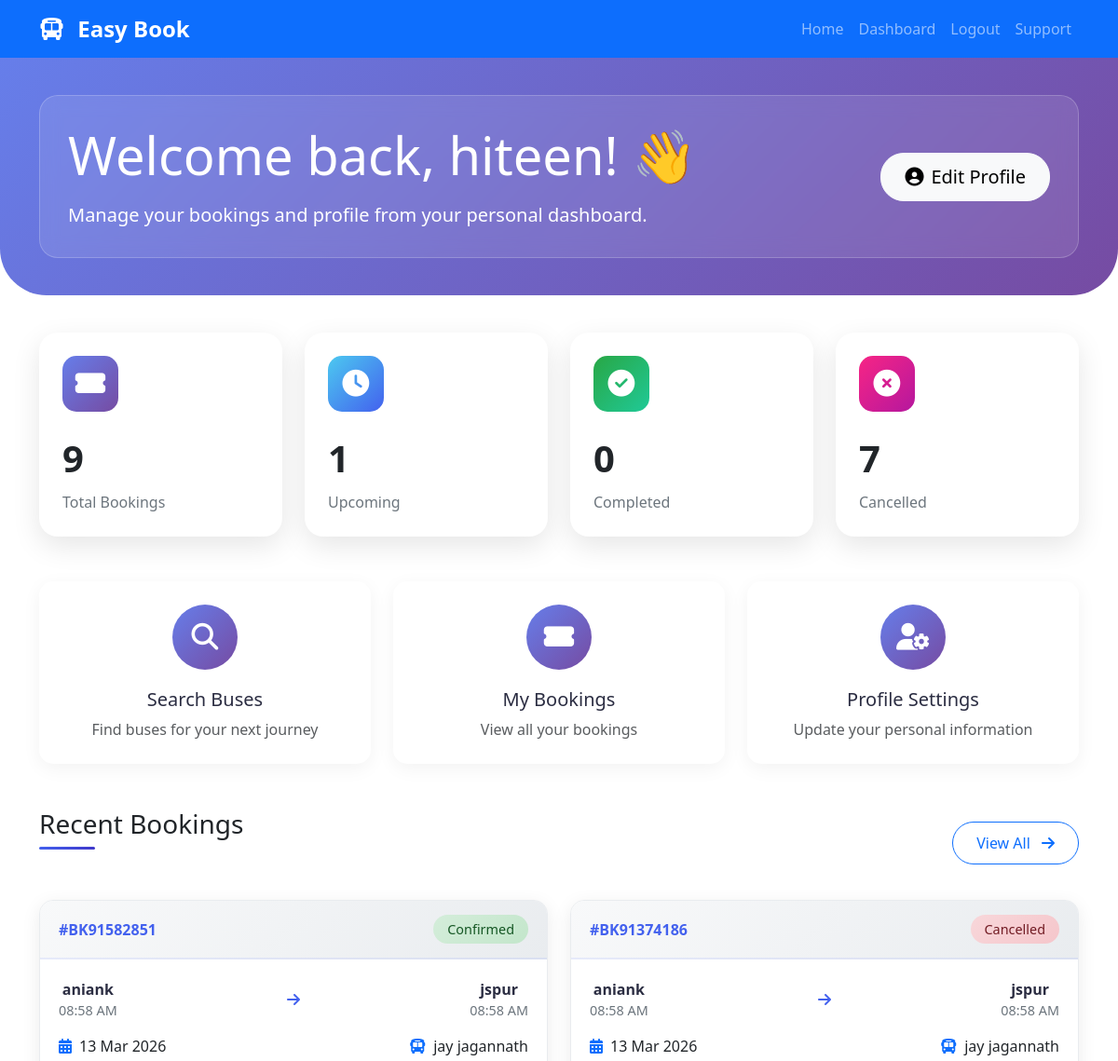
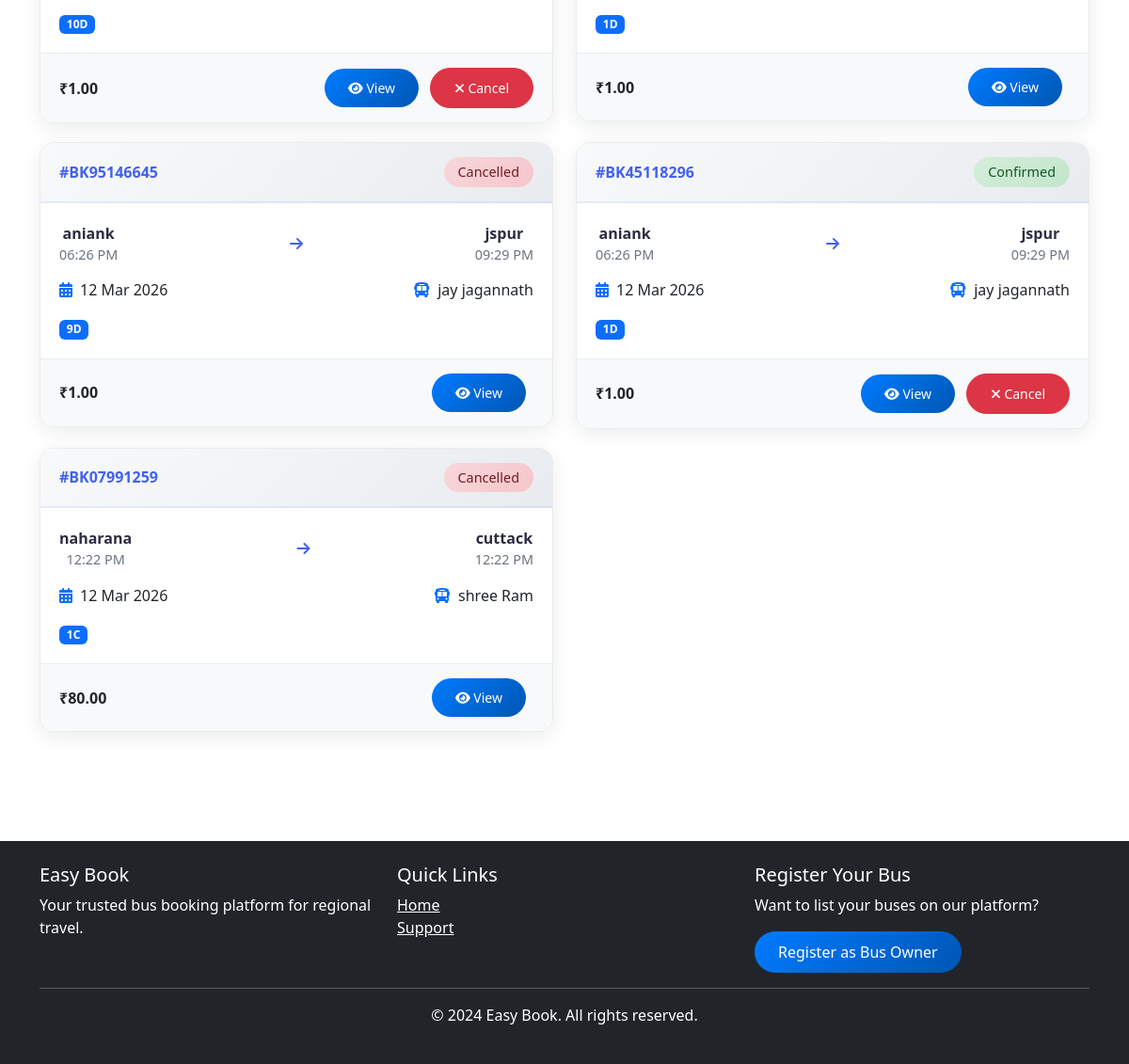
The app's page /accounts/dashboard/ (signed in) with its own data (2 pictures, top to bottom).
### easybook/apps/accounts/models.py (models this page shows, shortened)
class User(AbstractUser):
    USER_TYPES = (
        ('customer', 'Customer'),
        ('bus_owner', 'Bus Owner'),
        ('admin', 'Admin'),
    )
    user_type = models.CharField(max_length=20, choices=USER_TYPES, default='customer')
    phone = models.CharField(max_length=15, unique=True)
    email_verified = models.BooleanField(default=False)
    phone_verified = models.BooleanField(default=False)
    profile_pic = models.ImageField(upload_to='profile_pics/', null=True, blank=True)
    address = models.CharField(max_length=255, blank=True, null=True)
    city = models.CharField(max_length=100, blank=True, null=True)
    state = models.CharField(max_length=100, blank=True, null=True)
    pincode = models.CharField(max_length=10, blank=True, null=True)
    date_of_birth = models.DateField(null=True, blank=True)
    created_at = models.DateTimeField(auto_now_add=True)
    updated_at = models.DateTimeField(auto_now=True)
    groups = models.ManyToManyField(
        'auth.Group',
        verbose_name='groups',
        blank=True,
        help_text='The groups this user belongs to.',
        related_name="custom_user_set",
        related_query_name="custom_user",
    )
    user_permissions = models.ManyToManyField(
        'auth.Permission',
        verbose_name='user permissions',
        blank=True,
        help_text='Specific permissions for this user.',
        related_name="custom_user_set",
        related_query_name="custom_user",
    )

### easybook/apps/bookings/models.py (models this page shows, shortened)
class Booking(models.Model):
    BOOKING_STATUS = (
        ('pending', 'Pending'),
        ('confirmed', 'Confirmed'),
        ('cancelled', 'Cancelled'),
        ('completed', 'Completed'),
    )
    user = models.ForeignKey(User, on_delete=models.CASCADE, limit_choices_to={'user_type': 'customer'}, related_name='customer_bookings')
    route = models.ForeignKey(Route, on_delete=models.CASCADE, related_name='route_bookings')
    booking_date = models.DateTimeField(auto_now_add=True)
    journey_date = models.DateField()
    total_amount = models.DecimalField(max_digits=10, decimal_places=2)
    status = models.CharField(max_length=20, choices=BOOKING_STATUS, default='pending')
    payment_id = models.CharField(max_length=100, blank=True, null=True)
    payment_method = models.CharField(max_length=50, blank=True, null=True)
    booking_reference = models.CharField(max_length=20, unique=True)

class BookedSeat(models.Model):
    GENDER_CHOICES = (
        ('M', 'Male'),
        ('F', 'Female'),
        ('O', 'Other'),
    )
    booking = models.ForeignKey(Booking, on_delete=models.CASCADE, related_name='booked_seats')
    seat = models.ForeignKey(Seat, on_delete=models.CASCADE, related_name='seat_bookings')
    passenger_name = models.CharField(max_length=100)
    passenger_age = models.IntegerField()
    passenger_gender = models.CharField(max_length=10, choices=GENDER_CHOICES)
    passenger_adhar = models.CharField(max_length=12, blank=True, null=True)
    class Meta:
        unique_together = ['booking', 'seat']

### easybook/apps/bus_owners/models.py (models this page shows, shortened)
class Route(models.Model):
    bus = models.ForeignKey(Bus, on_delete=models.CASCADE, related_name='routes')
    source = models.CharField(max_length=100)
    destination = models.CharField(max_length=100)
    departure_time = models.DateTimeField()
    arrival_time = models.DateTimeField()
    duration = models.CharField(max_length=50, help_text="e.g., 5 hours 30 mins", blank=True)
    fare = models.DecimalField(max_digits=10, decimal_places=2)
    available_seats = models.IntegerField()
    operating_days = models.CharField(max_length=100, help_text="Mon,Tue,Wed,Thu,Fri,Sat,Sun", default="All Days")

class Bus(models.Model):
    BUS_TYPES = (
        ('ac', 'AC'),
        ('non_ac', 'Non AC'),
        ('sleeper', 'Sleeper'),
        ('seater', 'Seater'),
        ('ac_sleeper', 'AC Sleeper'),
        ('luxury', 'Luxury'),
    )
    BUS_LAYOUTS = (
        ('2x2', '2 x 2 (4 seats per row)'),
        ('2x1', '2 x 1 (3 seats per row)'),
        ('1x2', '1 x 2 (3 seats per row)'),
        ('sleeper_2x1', 'Sleeper 2 x 1'),
        ('sleeper_1x1', 'Sleeper 1 x 1'),
    )
    owner = models.ForeignKey(User, on_delete=models.CASCADE, limit_choices_to={'user_type': 'bus_owner'}, related_name='buses')
    bus_name = models.CharField(max_length=100)
    bus_type = models.CharField(max_length=20, choices=BUS_TYPES)
    bus_number = models.CharField(max_length=20, unique=True)
    total_seats = models.IntegerField()
    seat_layout = models.CharField(max_length=20, choices=BUS_LAYOUTS, default='2x2')
    amenities = models.TextField(help_text="AC, WiFi, Charging point, etc.", blank=True)
    bus_image = models.ImageField(upload_to='bus_images/', null=True, blank=True)
    is_active = models.BooleanField(default=True)
    created_at = models.DateTimeField(auto_now_add=True)
    updated_at = models.DateTimeField(auto_now=True)

class Seat(models.Model):
    SEAT_TYPES = (
        ('window', 'Window'),
        ('aisle', 'Aisle'),
        ('middle', 'Middle'),
        ('sleeper_lower', 'Sleeper Lower'),
        ('sleeper_upper', 'Sleeper Upper'),
    )
    bus = models.ForeignKey(Bus, on_delete=models.CASCADE, related_name='seats')
    seat_number = models.CharField(max_length=10)
    seat_type = models.CharField(max_length=20, choices=SEAT_TYPES, default='window')
    seat_row = models.IntegerField()
    seat_column = models.IntegerField()
    is_active = models.BooleanField(default=True)
    class Meta:
        unique_together = ['bus', 'seat_number']
        ordering = ['seat_row', 'seat_column']

### easybook/apps/accounts/views.py (the view)
# urls.py: path('dashboard/', views.dashboard, name='dashboard'),
@login_required
def dashboard(request):
    if request.user.user_type == 'bus_owner':
        return redirect('bus_owner_dashboard')
    else:
        bookings = Booking.objects.filter(user=request.user).order_by('-booking_date')
        total_bookings = bookings.count()
        upcoming_bookings = bookings.filter(
            status='confirmed',
            journey_date__gte=timezone.now().date()
        ).count()
        completed_bookings = bookings.filter(status='completed').count()
        cancelled_bookings = bookings.filter(status='cancelled').count()
        recent_bookings = bookings[:5]
        context = {
            'bookings': bookings,
            'recent_bookings': recent_bookings,
            'total_bookings': total_bookings,
            'upcoming_bookings': upcoming_bookings,
            'completed_bookings': completed_bookings,
            'cancelled_bookings': cancelled_bookings,
        }
        return render(request, 'customer/dashboard.html', context)

### templates/customer/dashboard.html (shortened to what this page needs)
{% extends 'base.html' %}
{% load static %}
{% block content %}
<div class="dashboard-header">
    <div class="container">
        <div class="welcome-card">
            <div class="row align-items-center">
                <div class="col-md-8">
                    <h1 class="display-4 mb-3">Welcome back, {{ user.first_name|default:user.username }}! 👋</h1>
                    <p class="lead mb-0">Manage your bookings and profile from your personal dashboard.</p>
                </div>
                <div class="col-md-4 text-md-end">
                    <a href="{% url 'profile' %}" class="btn btn-light btn-lg">
                        <i class="fas fa-user-circle me-2"></i>Edit Profile
                    </a>
                </div>
            </div>
        </div>
    </div>
</div>
<div class="container mb-5">
    <div class="row g-4 mb-5">
        <div class="col-md-3">
            <div class="stat-card total">
                <div class="stat-icon">
                    <i class="fas fa-ticket-alt"></i>
                </div>
                <div class="stat-value">{{ total_bookings }}</div>
                <div class="stat-label">Total Bookings</div>
            </div>
        </div>
        <div class="col-md-3">
            <div class="stat-card upcoming">
                <div class="stat-icon">
                    <i class="fas fa-clock"></i>
                </div>
                <div class="stat-value">{{ upcoming_bookings }}</div>
                <div class="stat-label">Upcoming</div>
            </div>
        </div>
        <div class="col-md-3">
            <div class="stat-card completed">
                <div class="stat-icon">
                    <i class="fas fa-check-circle"></i>
                </div>
                <div class="stat-value">{{ completed_bookings }}</div>
                <div class="stat-label">Completed</div>
            </div>
        </div>
        <div class="col-md-3">
            <div class="stat-card cancelled">
                <div class="stat-icon">
                    <i class="fas fa-times-circle"></i>
                </div>
                <div class="stat-value">{{ cancelled_bookings }}</div>
                <div class="stat-label">Cancelled</div>
            </div>
        </div>
    </div>
    <div class="row g-4 mb-5">
        <div class="col-md-4">
            <a href="{% url 'home' %}" class="quick-action-card">
                <div class="quick-action-icon">
                    <i class="fas fa-search"></i>
                </div>
                <h5>Search Buses</h5>
                <p class="text-muted mb-0">Find buses for your next journey</p>
            </a>
        </div>
        <div class="col-md-4">
            <a href="{% url 'my_bookings' %}" class="quick-action-card">
                <div class="quick-action-icon">
                    <i class="fas fa-ticket-alt"></i>
                </div>
                <h5>My Bookings</h5>
                <p class="text-muted mb-0">View all your bookings</p>
            </a>
        </div>
        <div class="col-md-4">
            <a href="{% url 'profile' %}" class="quick-action-card">
                <div class="quick-action-icon">
                    <i class="fas fa-user-cog"></i>
                </div>
                <h5>Profile Settings</h5>
                <p class="text-muted mb-0">Update your personal information</p>
            </a>
        </div>
    </div>
    <div class="d-flex justify-content-between align-items-center mb-4">
        <h3 class="section-title">Recent Bookings</h3>
        <a href="{% url 'my_bookings' %}" class="btn btn-outline-primary">View All <i class="fas fa-arrow-right ms-2"></i></a>
    </div>
    {% if recent_bookings %}
        <div class="row">
            {% for booking in recent_bookings %}
            <div class="col-md-6">
                <div class="booking-card">
                    <div class="booking-header">
                        <span class="booking-ref">#{{ booking.booking_reference }}</span>
                        <span class="status-badge status-{{ booking.status }}">
                            {{ booking.status|title }}
                        </span>
                    </div>
                    <div class="booking-body">
                        <div class="booking-route">
                            <div class="route-point">
                                <div class="route-city">{{ booking.route.source }}</div>
                                <div class="route-time">{{ booking.route.departure_time|date:"h:i A" }}</div>
                            </div>
                            <div class="route-arrow">
                                <i class="fas fa-arrow-right"></i>
                            </div>
                            <div class="route-point">
                                <div class="route-city">{{ booking.route.destination }}</div>
                                <div class="route-time">{{ booking.route.arrival_time|date:"h:i A" }}</div>
                            </div>
                        </div>
                        <div class="d-flex justify-content-between align-items-center">
                            <div>
                                <i class="fas fa-calendar-alt text-primary me-2"></i>{{ booking.journey_date|date:"d M Y" }}
                            </div>
                            <div>
                                <i class="fas fa-bus text-primary me-2"></i>{{ booking.route.bus.bus_name }}
                            </div>
                        </div>
                        <div class="mt-3">
                            {% for seat in booking.booked_seats.all %}
                                <span class="badge bg-primary me-1">{{ seat.seat.seat_number }}</span>
                            {% endfor %}
                        </div>
                    </div>
                    <div class="booking-footer">
                        <span class="fw-bold">₹{{ booking.total_amount|floatformat:2 }}</span>
                        <div>
                            <a href="{% url 'booking_confirmation' booking.id %}" class="btn btn-sm btn-primary me-2">
                                <i class="fas fa-eye"></i> View
                            </a>
                            {% if booking.status == 'confirmed' %}
                            <a href="{% url 'cancel_booking' booking.id %}" class="btn btn-sm btn-danger"
                               onclick="return confirm('Are you sure you want to cancel this booking?')">
                                <i class="fas fa-times"></i> Cancel
                            </a>
                            {% endif %}
                        </div>
                    </div>
                </div>
            </div>
            {% endfor %}
        </div>
    {% endif %}
</div>
{% endblock %}

### templates/base.html (shortened to what this page needs)
<!DOCTYPE html>
<html lang="en">
<head>
    <link href="https://cdn.jsdelivr.net/npm/bootstrap@5.3.0/dist/css/bootstrap.min.css" rel="stylesheet">
    <link rel="stylesheet" href="https://cdnjs.cloudflare.com/ajax/libs/font-awesome/6.4.0/css/all.min.css">
    {% load static %}
    <link rel="stylesheet" href="{% static 'css/style.css' %}">
</head>
<body>
    <nav class="navbar navbar-expand-lg navbar-dark bg-primary">
        <div class="container">
            <a class="navbar-brand" href="/">
                <i class="fas fa-bus"></i> Easy Book
            </a>
            <div class="collapse navbar-collapse" id="navbarNav">
                <ul class="navbar-nav ms-auto">
                    <li class="nav-item">
                        <a class="nav-link" href="/">Home</a>
                    </li>
                    {% if user.is_authenticated %}
                        <li class="nav-item">
                            <a class="nav-link" href="{% url 'dashboard' %}">Dashboard</a>
                        </li>
                        <li class="nav-item">
                            <a class="nav-link" href="{% url 'logout' %}">Logout</a>
                        </li>
                    {% endif %}
                    <li class="nav-item">
                        <a class="nav-link" href="{% url 'support' %}">Support</a>
                    </li>
                </ul>
            </div>
        </div>
    </nav>
    {% block content %}{% endblock %}
    <footer class="bg-dark text-white mt-5 py-4">
        <div class="container">
            <div class="row">
                <div class="col-md-4">
                    <h5>Easy Book</h5>
                    <p>Your trusted bus booking platform for regional travel.</p>
                </div>
                <div class="col-md-4">
                    <h5>Quick Links</h5>
                    <ul class="list-unstyled">
                        <li><a href="/" class="text-white">Home</a></li>
                        <li><a href="{% url 'support' %}" class="text-white">Support</a></li>
                    </ul>
                </div>
                <div class="col-md-4">
                    <h5>Register Your Bus</h5>
                    <p>Want to list your buses on our platform?</p>
                    <a href="{% url 'bus_owner_registration' %}" class="btn btn-primary">Register as Bus Owner</a>
                </div>
            </div>
            <hr>
            <div class="text-center">
                <p>&copy; 2024 Easy Book. All rights reserved.</p>
            </div>
        </div>
    </footer>
</body>
</html>

### records on screen
User: first_name "hiteen"
Booking: booking_reference "BK91582851", status "Confirmed", route.source "aniank", route.departure_time "08:58 AM", route.destination "jspur", route.arrival_time "08:58 AM", journey_date "13 Mar 2026", route.bus.bus_name "jay jagannath", total_amount "1.00", shows "Cancel"
BookedSeat: seat.seat_number "10D"
Booking: booking_reference "BK91374186", status "Cancelled", route.source "aniank", route.departure_time "08:58 AM", route.destination "jspur", route.arrival_time "08:58 AM", journey_date "13 Mar 2026", route.bus.bus_name "jay jagannath", total_amount "1.00"
BookedSeat: seat.seat_number "1D"
Booking: booking_reference "BK95146645", status "Cancelled", route.source "aniank", route.departure_time "06:26 PM", route.destination "jspur", route.arrival_time "09:29 PM", journey_date "12 Mar 2026", route.bus.bus_name "jay jagannath", total_amount "1.00"
BookedSeat: seat.seat_number "9D"
Booking: booking_reference "BK45118296", status "Confirmed", route.source "aniank", route.departure_time "06:26 PM", route.destination "jspur", route.arrival_time "09:29 PM", journey_date "12 Mar 2026", route.bus.bus_name "jay jagannath", total_amount "1.00", shows "Cancel"
BookedSeat: seat.seat_number "1D"
Booking: booking_reference "BK07991259", status "Cancelled", route.source "naharana", route.departure_time "12:22 PM", route.destination "cuttack", route.arrival_time "12:22 PM", journey_date "12 Mar 2026", route.bus.bus_name "shree Ram", total_amount "80.00"
BookedSeat: seat.seat_number "1C"

### other values on screen
{{ total_bookings }} "9"
{{ upcoming_bookings }} "1"
{{ completed_bookings }} "0"
{{ cancelled_bookings }} "7"
